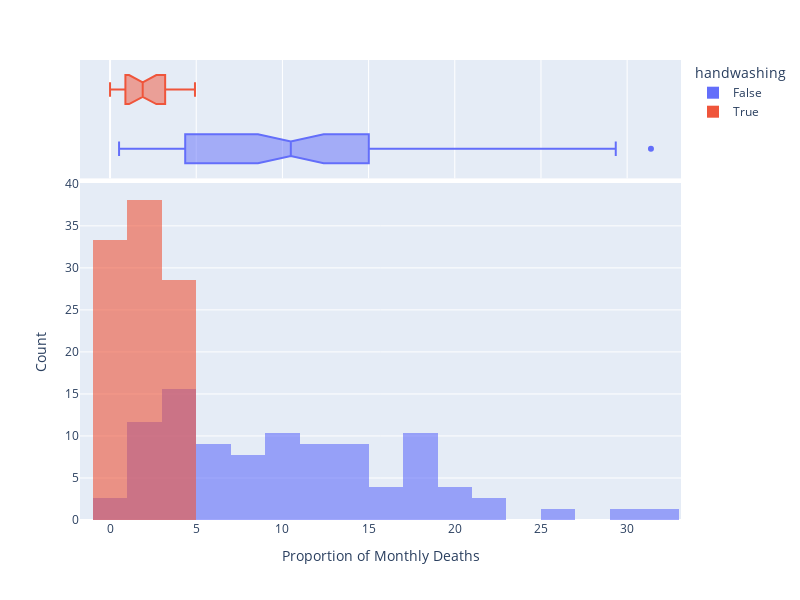

Notebook code for this chart:
### Markdown cell above
### Use Histograms to Visualise the Monthly Distribution of Outcomes

**Challenge**: Create a [plotly histogram](https://plotly.com/python/histograms/) to show the monthly percentage of deaths. 

* Use docs to check out the available parameters. Use the [`color` parameter](https://plotly.github.io/plotly.py-docs/generated/plotly.express.histogram.html) to display two overlapping histograms.
* The time period of handwashing is shorter than not handwashing. Change `histnorm` to `percent` to make the time periods comparable. 
* Make the histograms slighlty transparent
* Experiment with the number of bins on the histogram. Which number work well in communicating the range of outcomes?
* Just for fun, display your box plot on the top of the histogram using the `marginal` parameter.

### Code cell
import plotly.express as px
# from matplotlib.pyplot import figure

# figure(figsize=(8, 6), dpi=80)

hist = px.histogram(
    data_frame=df_monthly,
    x="pct_deaths",
    color="handwashing",
    nbins=30,
    opacity=0.6,
    height=600,
    width=800,
    histnorm="percent",
    barmode="overlay",
    marginal="box"
)

hist.update_layout(xaxis_title='Proportion of Monthly Deaths',yaxis_title='Count',)

hist.show()

### Figure 1 — Plotly figure (JSON) as saved in the notebook; plotly's stock layout.template omitted (floating-point values rounded to 4 significant figures)
{"data": [{"alignmentgroup": "True", "bingroup": "x", "histnorm": "percent", "hovertemplate": "handwashing=False<br>pct_deaths=%{x}<br>percent=%{y}<extra></extra>", "legendgroup": "False", "marker": {"color": "#636efa", "opacity": 0.6, "pattern": {"shape": ""}}, "name": "False", "nbinsx": 30, "offsetgroup": "False", "orientation": "v", "showlegend": true, "type": "histogram", "x": [14.57, 7.531, 4.332, 1.569, 0.7843, 5, 8.421, 1.351, 1.878, 11.02, 22.55, 20.85, 12.22, 10.23, 10.74, 3.226, 6.593, 20.78, 25.46, 18.39, 29.34, 22.97, 31.38, 19.12, 15.97, 12.41, 11.93, 6.098, 4.082, 0.5236, 1.554, 2.262, 17.6, 7.143, 8.051, 15.16, 11.28, 17.03, 17.31, 5.833, 2.679, 4.369, 6.32, 1.224, 3.226, 11.02, 10.55, 7.591, 4.745, 4.452, 4.231, 4.392, 7.143, 6.122, 3.586, 10.55, 14.84, 10.94, 10.49, 13.39, 18.09, 15.43, 18.97, 13.44, 10.15, 13.1, 18.06, 14.39, 14.96, 10.77, 5.369, 3.215, 1.923, 3.607, 18.27, 12.24, 2.239], "xaxis": "x", "yaxis": "y"}, {"alignmentgroup": "True", "hovertemplate": "handwashing=False<br>pct_deaths=%{x}<extra></extra>", "legendgroup": "False", "marker": {"color": "#636efa"}, "name": "False", "notched": true, "offsetgroup": "False", "showlegend": false, "type": "box", "x": [14.57, 7.531, 4.332, 1.569, 0.7843, 5, 8.421, 1.351, 1.878, 11.02, 22.55, 20.85, 12.22, 10.23, 10.74, 3.226, 6.593, 20.78, 25.46, 18.39, 29.34, 22.97, 31.38, 19.12, 15.97, 12.41, 11.93, 6.098, 4.082, 0.5236, 1.554, 2.262, 17.6, 7.143, 8.051, 15.16, 11.28, 17.03, 17.31, 5.833, 2.679, 4.369, 6.32, 1.224, 3.226, 11.02, 10.55, 7.591, 4.745, 4.452, 4.231, 4.392, 7.143, 6.122, 3.586, 10.55, 14.84, 10.94, 10.49, 13.39, 18.09, 15.43, 18.97, 13.44, 10.15, 13.1, 18.06, 14.39, 14.96, 10.77, 5.369, 3.215, 1.923, 3.607, 18.27, 12.24, 2.239], "xaxis": "x2", "yaxis": "y2"}, {"alignmentgroup": "True", "bingroup": "x", "histnorm": "percent", "hovertemplate": "handwashing=True<br>pct_deaths=%{x}<br>percent=%{y}<extra></extra>", "legendgroup": "True", "marker": {"color": "#EF553B", "opacity": 0.6, "pattern": {"shape": ""}}, "name": "True", "nbinsx": 30, "offsetgroup": "True", "orientation": "v", "showlegend": true, "type": "histogram", "x": [1.2, 1.894, 4.58, 3.957, 4.472, 2.93, 3.534, 0.6873, 0, 0.6557, 0.9585, 1.136, 0.3717, 0, 0.9615, 2.341, 2.903, 1.34, 2.233, 3.085, 4.926], "xaxis": "x", "yaxis": "y"}, {"alignmentgroup": "True", "hovertemplate": "handwashing=True<br>pct_deaths=%{x}<extra></extra>", "legendgroup": "True", "marker": {"color": "#EF553B"}, "name": "True", "notched": true, "offsetgroup": "True", "showlegend": false, "type": "box", "x": [1.2, 1.894, 4.58, 3.957, 4.472, 2.93, 3.534, 0.6873, 0, 0.6557, 0.9585, 1.136, 0.3717, 0, 0.9615, 2.341, 2.903, 1.34, 2.233, 3.085, 4.926], "xaxis": "x2", "yaxis": "y2"}], "layout": {"barmode": "overlay", "height": 600, "legend": {"title": {"text": "handwashing"}, "tracegroupgap": 0}, "margin": {"t": 60}, "width": 800, "xaxis": {"anchor": "y", "domain": [0, 1], "title": {"text": "Proportion of Monthly Deaths"}}, "xaxis2": {"anchor": "y2", "domain": [0, 1], "matches": "x", "showgrid": true, "showticklabels": false}, "yaxis": {"anchor": "x", "domain": [0, 0.7326], "title": {"text": "Count"}}, "yaxis2": {"anchor": "x2", "domain": [0.7426, 1], "matches": "y2", "showgrid": false, "showline": false, "showticklabels": false, "ticks": ""}}}
